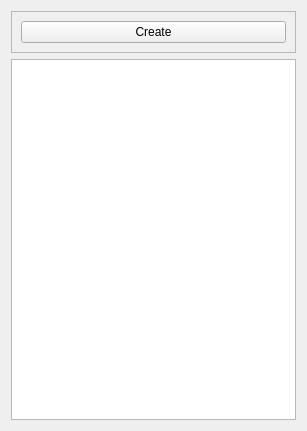
<?xml version="1.0" encoding="UTF-8"?>
<ui version="4.0">
 <class>AlbumListWidget</class>
 <widget class="QWidget" name="AlbumListWidget">
  <property name="geometry">
   <rect>
    <x>0</x>
    <y>0</y>
    <width>307</width>
    <height>431</height>
   </rect>
  </property>
  <property name="windowTitle">
   <string>Form</string>
  </property>
  <layout class="QVBoxLayout" name="verticalLayout">
   <item>
    <widget class="QFrame" name="frame">
     <property name="frameShape">
      <enum>QFrame::StyledPanel</enum>
     </property>
     <property name="frameShadow">
      <enum>QFrame::Raised</enum>
     </property>
     <layout class="QHBoxLayout" name="horizontalLayout">
      <item>
       <widget class="QPushButton" name="btn_CreateAlbum">
        <property name="text">
         <string>Create</string>
        </property>
        <property name="icon">
         <iconset resource="res/resource.qrc">
          <normaloff>:/icons/album-add.png</normaloff>:/icons/album-add.png</iconset>
        </property>
       </widget>
      </item>
     </layout>
    </widget>
   </item>
   <item>
    <widget class="QListView" name="AlbumList"/>
   </item>
  </layout>
 </widget>
 <resources>
  <include location="res/resource.qrc"/>
 </resources>
 <connections/>
</ui>
